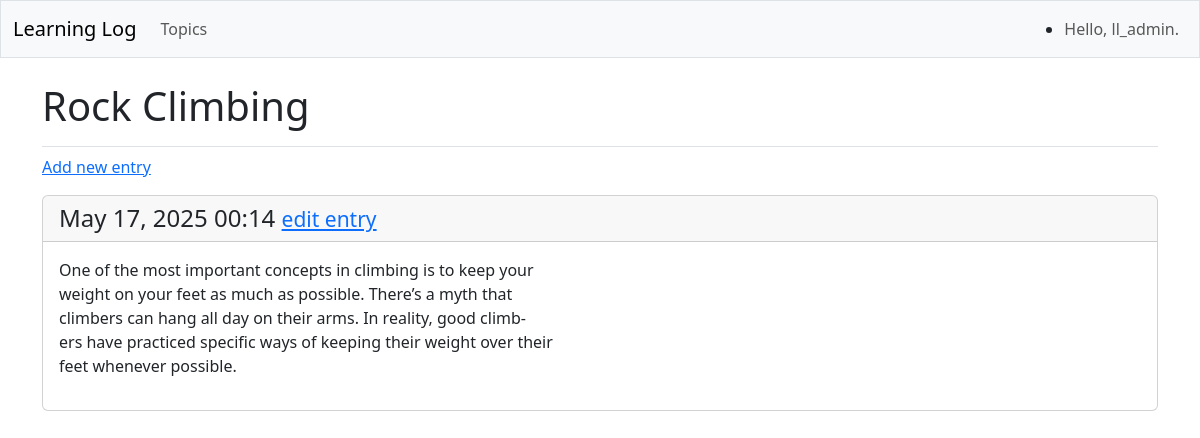
The page /topics/2/ (signed in) on the database its author committed.
### learning_logs/models.py (models this page shows, shortened)
class Topic(models.Model):
    text = models.CharField(max_length=200)
    date_added = models.DateTimeField(auto_now_add=True)
    owner = models.ForeignKey(User, on_delete=models.CASCADE)

class Entry(models.Model):
    topic = models.ForeignKey(Topic, on_delete=models.CASCADE)
    text = models.TextField()
    date_added = models.DateTimeField(auto_now_add=True)
    class Meta:
        verbose_name_plural = 'entries'

### learning_logs/views.py (the view)
# urls.py: path('topics/<int:topic_id>/', views.topic, name='topic'),
@login_required
def topic(request, topic_id):
    topic = Topic.objects.get(id=topic_id)
    check_topic_owner(topic, request)
    entries = topic.entry_set.order_by('-date_added')
    context = {'topic': topic, 'entries': entries}
    return render(request, 'learning_logs/topic.html', context)

### learning_logs/views.py (called while the page is built)
def check_topic_owner(topic, request):
    if topic.owner != request.user:
        raise Http404("You do not have permission to view this topic.")

### learning_logs/templates/learning_logs/topic.html (shortened to what this page needs)
{% extends 'learning_logs/base.html'%}
{% block page_header %}
  <h1>{{ topic.text}}</h1>
{% endblock page_header %}
{% block content %}
    <p>
        <a href="{% url 'learning_logs:new_entry' topic.id %}">Add new entry</a>
    </p>
        {% for entry in entries %}
            <div class="card mb-3">
                <h4 class="card-header">
                    {{ entry.date_added|date:'M d, Y H:i'  }}
                    <small><a href="{% url 'learning_logs:edit_entry' entry.id %}">
                        edit entry</a></small>
                </h4>
                 <div class="card-body">{{ entry.text|linebreaks}}</div>
            </div>
        {% empty %}
            <p>There are no entries for this topic yet.</p>
        {% endfor %}
{% endblock content %}

### learning_logs/templates/learning_logs/base.html (shortened to what this page needs)
<!doctype html>
<html lang="en">
<head>
    {% load django_bootstrap5 %}
    {% bootstrap_css %}
</head>
<body>
    <nav class="navbar navbar-expand-md navbar-light bg-light mb-4 border">
        <div class="container-fluid">
            <a class="navbar-brand" href="{% url 'learning_logs:index' %}">
                Learning Log</a>
            <div class="collapse navbar-collapse" id="navbarCollapse">
                <ul class="navbar-nav me-auto md-2 md-md-0">
                    <li class="nav-item">
                        <a class="nav-link" href="{% url 'learning_logs:topics' %}">
                            Topics</a></li>
                </ul>
                 <ul class="navbar-uav ms-auto mb-2 mb-md-0">
                    {% if user.is_authenticated %}
                        <li class="nav-item">
                            <span class="navbar-text me-2">Hello, {{ user.username}}.
                            </span></li>
                    {% endif %}
                </ul>
            </div>
        </div>
    </nav>
    <main class="container">
        <div class="pb-2 mb-2 border-bottom">
            {% block page_header %}{% endblock page_header %}
        </div>
        {% block content%}{% endblock content %}
    </main>
</body>
</html>

### rows shown on the page
Topic: text "Rock Climbing"
Entry: date_added "May 17, 2025 00:14", text "One of the most important concepts in climbing is to keep your weight on your feet as much as possible. There’s a myth that climbers can hang all day on their arms. In reality, good climb- ers have practiced specific ways of keeping their weight over their feet whenever possible."

### other values the page prints
{{ user.username }} "ll_admin"
